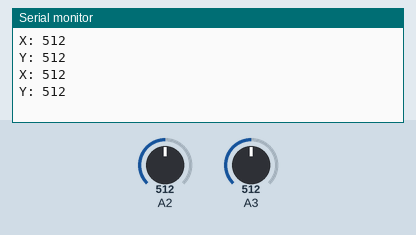
A sketch run on a simulated Arduino Uno, built with avr-gcc and run on an emulated ATmega328P. Shown: the last lines printed to the serial monitor. The test bench sets the inputs (shaded band); at power-on: A2 = 512, A3 = 512.

Above: at 1.8 s.
1.9 s: A2 set to 716
At 2.4 s:
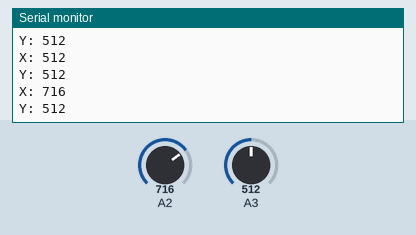
3.4 s: A3 set to 716
At 4.7 s:
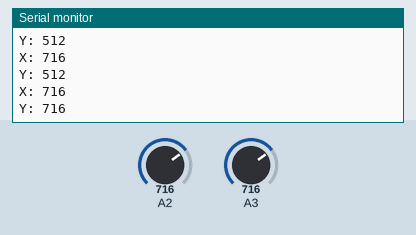
4.9 s: A2 set to 900
At 5.8 s:
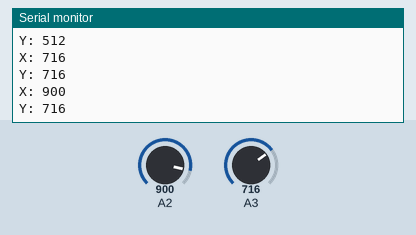
6.4 s: A3 set to 900
At 7.6 s:
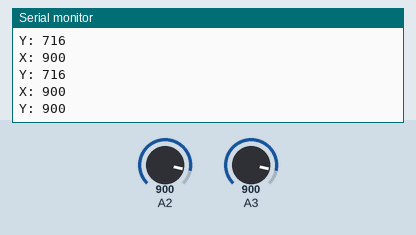
Timing chart, 0 to 8.9 s (numbered marks = the images above; inputs shaded):
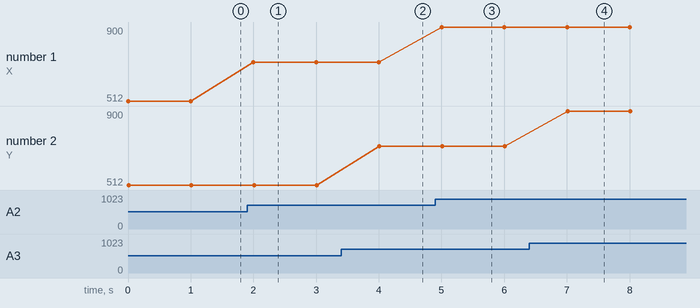

Measured:
- after the input at 1.9 s, the serial monitor: prints a new line after 0.10 s (image 1)
- after the input at 3.4 s, the serial monitor: prints a new line after 0.61 s (image 2)
- after the input at 4.9 s, the serial monitor: prints a new line after 0.10 s (image 3)
- after the input at 6.4 s, the serial monitor: prints a new line after 0.61 s (image 4)
- plotted number 1: 512 → 716 after the input at 1.9 s, 716 → 900 after the input at 4.9 s

The sketch:

SimpleJoystick.ino
```cpp
void setup() {
  // put your setup code here, to run once:
  Serial.begin(9600);
  pinMode(A2,INPUT);
  pinMode(A3,INPUT);
}

void loop() {
  // put your main code here, to run repeatedly:
  Serial.print("X: ");
  Serial.println((int)  + analogRead(2));
  Serial.print("Y: ");
  Serial.println((int)analogRead(3));
  Serial.println();
  delay(1000);
}
```
